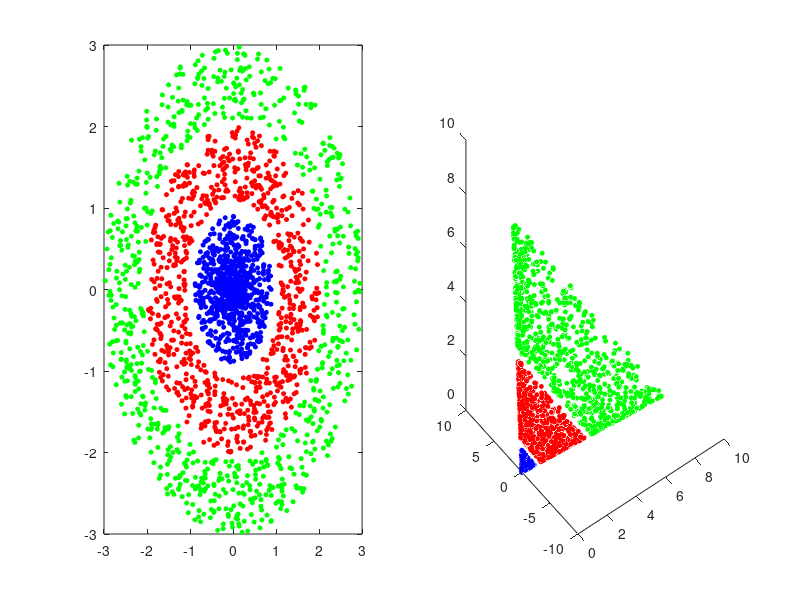

MATLAB code for this plot:
n=800;
x1=zeros(n,1);
y1=zeros(n,1);

d1=[x1 y1];
r1=1;
for i=1:n
    r=unifrnd(0,r1-0.1);
    teta=unifrnd(0,2*pi);
    x1(i)=r*sin(teta);
    y1(i)=r*cos(teta);
end

x2=zeros(n,1);
y2=zeros(n,1);
z2=zeros(n,1);

for i=1:n
    r=unifrnd(r1+0.1,2);
    teta=unifrnd(0,2*pi);
    x2(i)=r*sin(teta);
    y2(i)=r*cos(teta);
end

x3=zeros(n,1);
y3=zeros(n,1);
z3=zeros(n,1);

for i=1:n
    r=unifrnd(2*r1+0.1,3);
    teta=unifrnd(0,2*pi);
    x3(i)=r*sin(teta);
    y3(i)=r*cos(teta);
    z3(i)=norm([x3(i) y3(i)]);
end


x4=zeros(n,1);
y4=zeros(n,1);
z4=zeros(n,1);

for i=1:n
    x4(i)= x1(i)^2;
    y4(i)= sqrt(2)*y1(i)*x1(i);
    z4(i)= y1(i)^2;
end

x5=zeros(n,1);
y5=zeros(n,1);
z5=zeros(n,1);

for i=1:n
    x5(i)= x2(i)^2;
    y5(i)= sqrt(2)*y2(i)*x2(i);
    z5(i)= y2(i)^2;
end


x6=zeros(n,1);
y6=zeros(n,1);
z6=zeros(n,1);

for i=1:n
    x6(i)= x3(i)^2;
    y6(i)= sqrt(2)*y3(i)*x3(i);
    z6(i)= y3(i)^2;
end

d2=[x2 y2];

subplot(1,2,1),plot(x1,y1,'o',...
      'MarkerSize',3,...
    'MarkerEdgeColor','b',...
    'MarkerFaceColor','b')
hold on;
subplot(1,2,1),plot(x2,y2,'o',...
      'MarkerSize',3,...
    'MarkerEdgeColor','r',...
    'MarkerFaceColor','r')

hold on;
subplot(1,2,1),plot(x3,y3,'o',...
      'MarkerSize',3,...
    'MarkerEdgeColor','g',...
    'MarkerFaceColor','g')

subplot(1,2,2),plot3(x4,y4,z4,'o',...
      'MarkerSize',3,...
    'MarkerEdgeColor','b',...
    'MarkerFaceColor','b')
hold on;
subplot(1,2,2),plot3(x5,y5,z5,'o',...
      'MarkerSize',3,...
    'MarkerEdgeColor','r',...
    'MarkerFaceColor','r')

hold on;
subplot(1,2,2),plot3(x6,y6,z6,'o',...
      'MarkerSize',3,...
    'MarkerEdgeColor','g',...
    'MarkerFaceColor','g')

z=d1'*d2+10;
